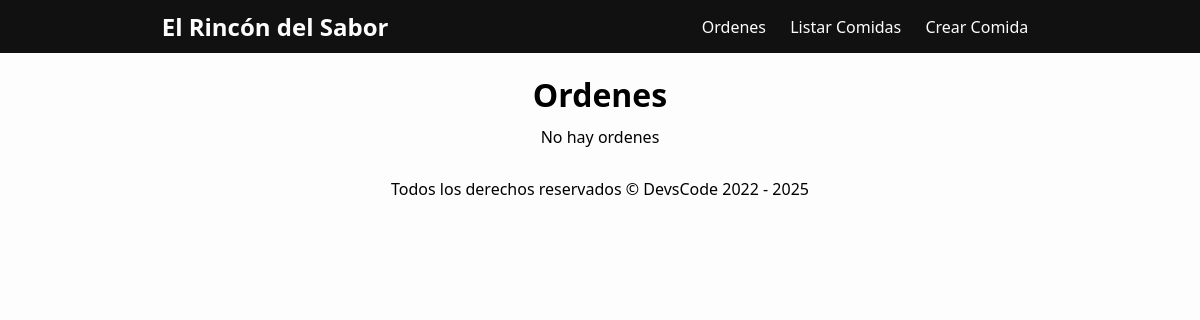
The page /admin/listOrders/ on the database as committed earlier.
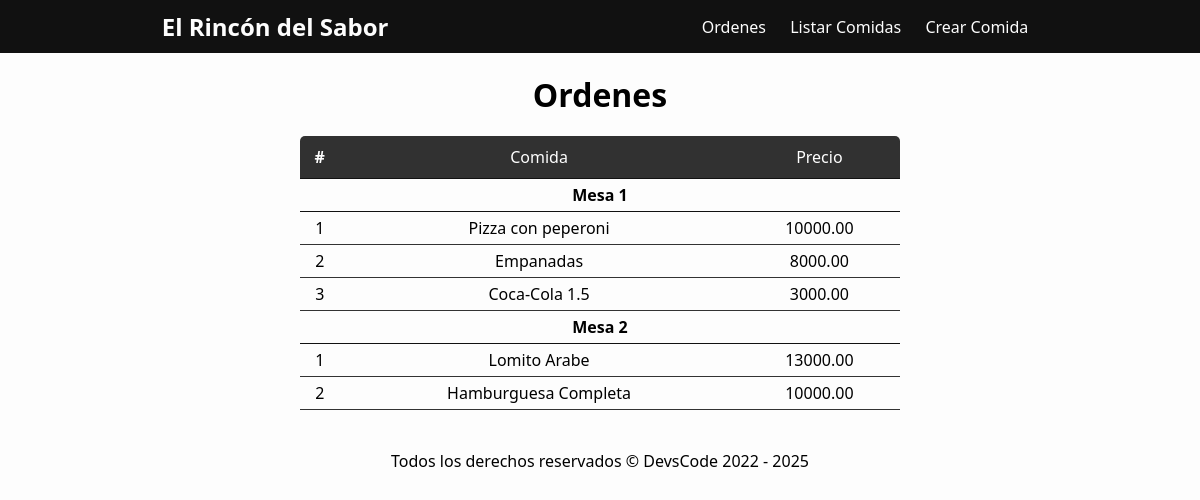
The same page on the database as committed later.
### tables this page shows
CREATE TABLE `ordenes` (
  `id` int(11) NOT NULL,
  `mesa` int(11) DEFAULT NULL,
  `id_comida` int(11) DEFAULT NULL
);

CREATE TABLE `comida` (
  `id` int(11) NOT NULL,
  `nombre` varchar(255) DEFAULT NULL,
  `precio` decimal(8,2) DEFAULT NULL,
  `foto_url` varchar(255) DEFAULT NULL
);

### src/controllers/AdminController.php (called while the page is built, shortened)
<?php
class AdminController extends Conexion {
    public function listOrders() {
        $sql = "SELECT o.id, o.mesa, o.id_comida, c.nombre, c.precio FROM ordenes o INNER JOIN comida c ON o.id_comida = c.id;";
        $stmt = $this->con()->prepare($sql);
        $stmt->execute();
        $respuesta = $stmt->fetchAll(PDO::FETCH_ASSOC);
        require_once './src/views/listOrders.php';
    }
}

### src/models/Conexion.php (called while the page is built, shortened)
<?php
class Conexion {
    private string $host = 'localhost';
    private string $user = 'root';
    private string $password = '';
    private string $dbname = 'rotiseria';
    private PDO $pdo;
    public function __construct()
    {
        try {
            $dsn = "mysql:host={$this->host};dbname={$this->dbname};charset=utf8";
            $this->pdo = new PDO($dsn, $this->user, $this->password, [
                PDO::ATTR_ERRMODE => PDO::ERRMODE_EXCEPTION,
                PDO::ATTR_DEFAULT_FETCH_MODE => PDO::FETCH_ASSOC,
                PDO::ATTR_EMULATE_PREPARES => false
            ]);
        } catch (PDOException $e) {
            die("Error de conexión: " . $e->getMessage());
        }
    }
    public function con(): PDO
    {
        return $this->pdo;
    }
}

### src/views/listOrders.php (the view)
<?php
require_once './src/views/templates/header.php';
?>
<h1>Ordenes</h1>
<?php if ($respuesta) : ?>
    <table>
        <thead>
            <tr>
                <th class="left">#</th>
                <td>Comida</td>
                <td class="right">Precio</td>
            </tr>
        </thead>
        <tbody>
            <?php
                $i = 1;
                $mesa = 0;
                foreach ($respuesta as $value) :
                    if ($value['mesa'] !== $mesa) :
                        $mesa = $value['mesa'];
                        $i = 1;
            ?>
                        <tr>
                            <th class="mesa" colspan="3">Mesa <?= $value['mesa'] ?></th>
                        </tr>
                <?php endif; ?>
                <tr>
                    <td><?= $i++ ?></td>
                    <td><?= $value['nombre'] ?></td>
                    <td><?= $value['precio'] ?></td>
                </tr>
            <?php endforeach; ?>
        </tbody>
    </table>
<?php
else :
    echo 'No hay ordenes';
endif;
require_once './src/views/templates/footer.php';
?>

Rows that differ between the two databases and show on the page:
added ordenes: mesa "1", id_comida.nombre "Pizza con peperoni", id_comida.precio "10000.00"
added ordenes: id_comida.nombre "Empanadas", id_comida.precio "8000.00"
added ordenes: id_comida.nombre "Coca-Cola 1.5", id_comida.precio "3000.00"
added ordenes: mesa "2", id_comida.nombre "Lomito Arabe", id_comida.precio "13000.00"
added ordenes: id_comida.nombre "Hamburguesa Completa", id_comida.precio "10000.00"
Other text that changed with them:
text no longer shown: "No hay ordenes"
text now shown: "# Comida Precio"
